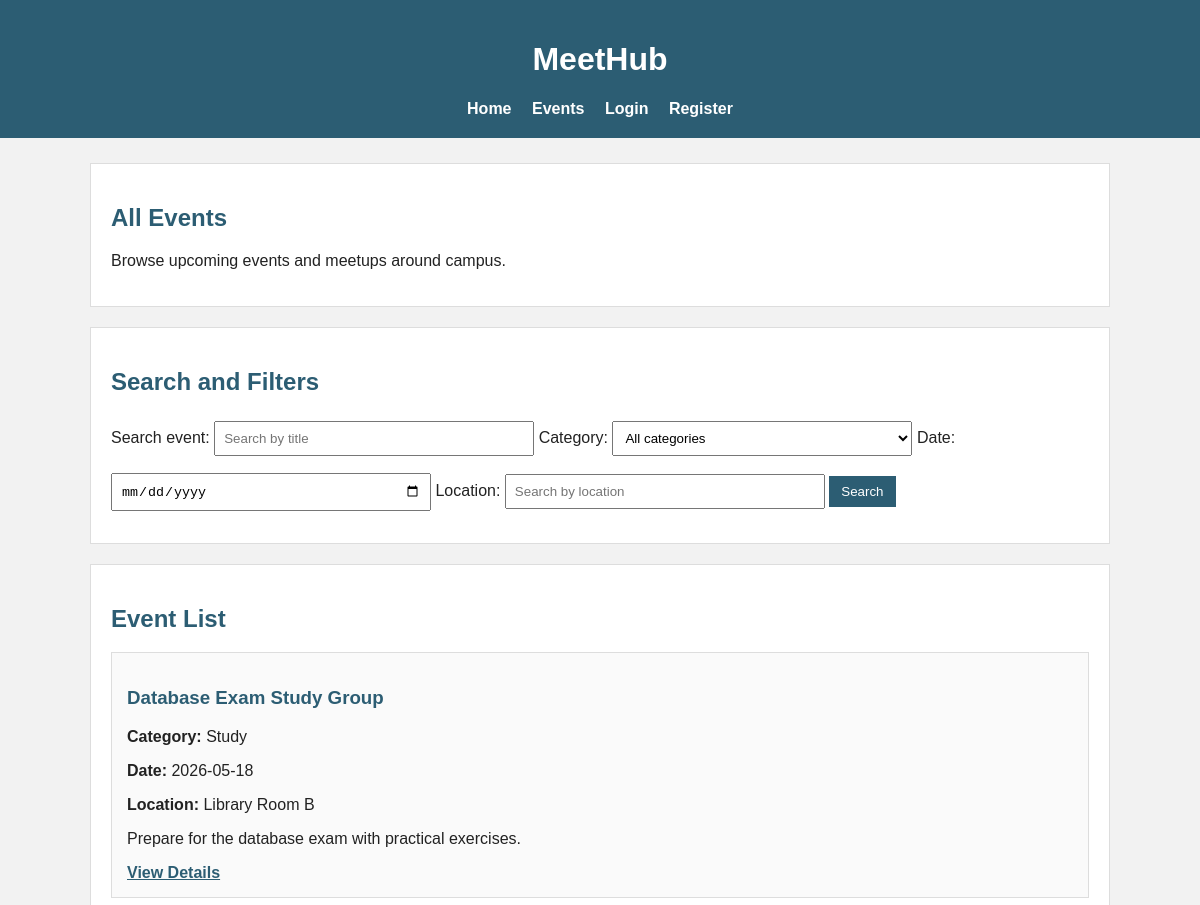
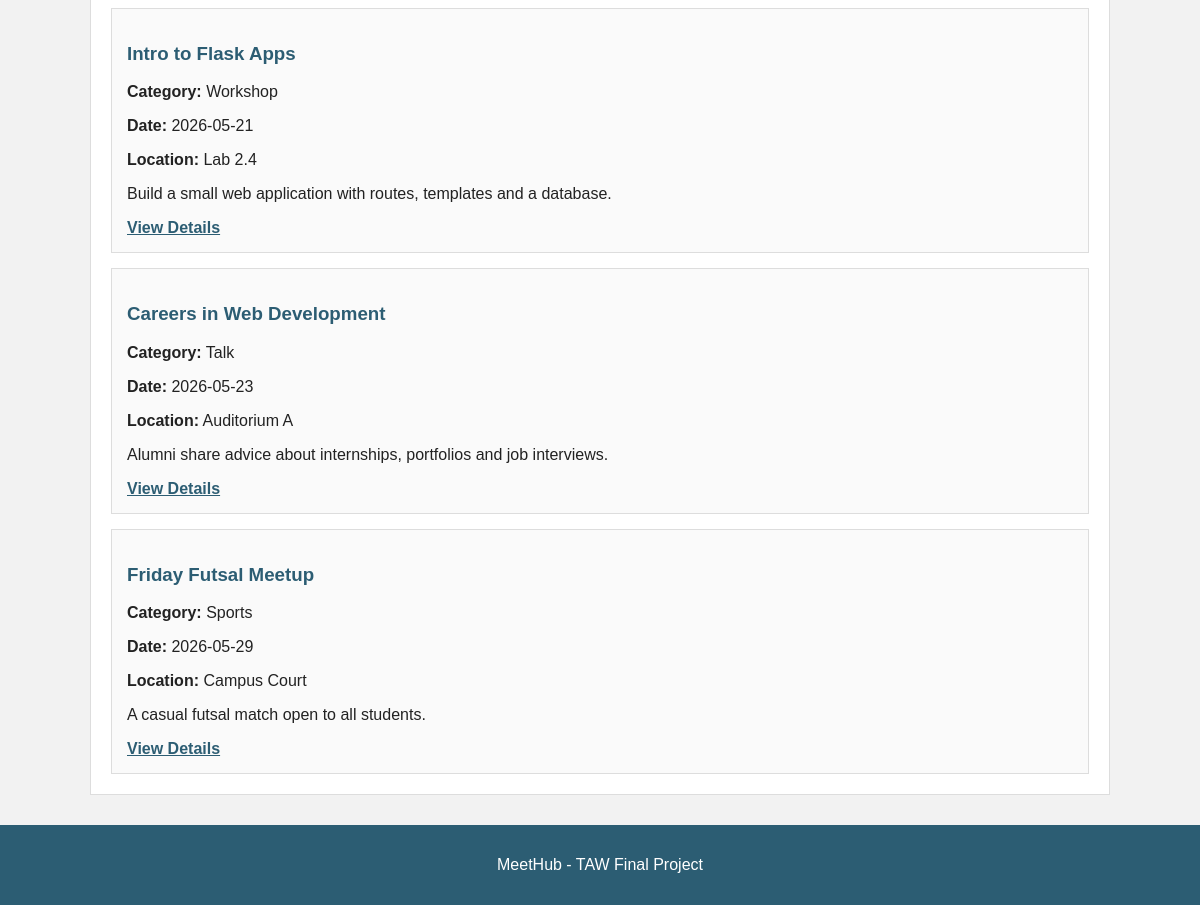
The app's page /events with its own data (2 pictures, top to bottom).
### models.py (models this page shows)
class BaseModel(Model):
    class Meta:
        database = db

class Event(BaseModel):
    title = CharField()
    short_description = CharField()
    description = TextField()
    date = DateField()
    time = TimeField()
    location = CharField()
    organizer = CharField()
    max_participants = IntegerField(default=30)
    category = ForeignKeyField(Category, backref="events")

class Category(BaseModel):
    name = CharField(unique=True)

### app.py (the view)
@app.route("/events")
def events():
    search = request.args.get("search", "")
    category_id = request.args.get("category", "")
    event_date = request.args.get("date", "")
    location = request.args.get("location", "")
    query = Event.select()
    if search:
        query = query.where(Event.title.contains(search))
    if category_id:
        query = query.where(Event.category == category_id)
    if event_date:
        query = query.where(Event.date == event_date)
    if location:
        query = query.where(Event.location.contains(location))
    query = query.order_by(Event.date.asc(), Event.time.asc())
    categories = Category.select()
    return render_template(
        "events.html",
        events=query,
        categories=categories,
        search=search,
        selected_category=category_id,
        event_date=event_date,
        location=location,
        user=current_user()
    )

### app.py (called while the page is built)
@app.before_request
def before_request():
    db.connect(reuse_if_open=True)

@app.after_request
def after_request(response):
    if not db.is_closed():
        db.close()
    return response

def current_user():
    if "user_id" in session:
        return User.get_or_none(User.id == session["user_id"])
    return None

### templates/events.html (shortened to what this page needs)
{% extends "base.html" %}
{% block content %}
<section>
  <h2>All Events</h2>
  <p>Browse upcoming events and meetups around campus.</p>
</section>
<section>
  <h2>Search and Filters</h2>
  <form method="get">
    <label for="search">Search event:</label>
    <input type="text" id="search" name="search" value="{{ search }}" placeholder="Search by title">
    <label for="category">Category:</label>
    <select id="category" name="category">
      <option value="">All categories</option>
    </select>
    <label for="date">Date:</label>
    <input type="date" id="date" name="date" value="{{ event_date }}">
    <label for="location">Location:</label>
    <input type="text" id="location" name="location" value="{{ location }}" placeholder="Search by location">
    <button type="submit">Search</button>
  </form>
</section>
<section>
  <h2>Event List</h2>
  {% for event in events %}
    <article>
      <h3>{{ event.title }}</h3>
      <p><strong>Category:</strong> {{ event.category.name }}</p>
      <p><strong>Date:</strong> {{ event.date }}</p>
      <p><strong>Location:</strong> {{ event.location }}</p>
      <p>{{ event.short_description }}</p>
      <a href="{{ url_for('event_detail', event_id=event.id) }}">View Details</a>
    </article>
  {% else %}
    <p>No events found.</p>
  {% endfor %}
</section>
{% endblock %}

### templates/base.html (shortened to what this page needs)
<!DOCTYPE html>
<html lang="en">
<head>
  <link rel="stylesheet" href="{{ url_for('static', filename='style.css') }}">
</head>
<body>
  <header>
    <h1>MeetHub</h1>
    <nav>
      <a href="{{ url_for('index') }}">Home</a>
      <a href="{{ url_for('events') }}">Events</a>
      {% if user %}
        <a href="{{ url_for('user_area') }}">My Events</a>
        {% if user.is_admin %}
          <a href="{{ url_for('admin_events') }}">Backoffice</a>
        {% endif %}
        <a href="{{ url_for('logout') }}">Logout</a>
      {% else %}
        <a href="{{ url_for('login') }}">Login</a>
        <a href="{{ url_for('register') }}">Register</a>
      {% endif %}
    </nav>
  </header>
  <main>
    {% block content %}{% endblock %}
  </main>
  <footer>
    <p>MeetHub - TAW Final Project</p>
  </footer>
</body>
</html>

### static/style.css (style rules this page uses)
body { font-family: Arial, sans-serif; background-color: #f2f2f2; margin: 0; color: #222; }
header { background-color: #2c5d73; color: white; padding: 20px; text-align: center; }
nav { margin-top: 10px; }
nav a, header div a { color: white; margin: 0 8px; text-decoration: none; }
main { width: 85%; margin: 25px auto; }
section { background-color: white; padding: 20px; margin-bottom: 20px; border: 1px solid #ddd; }
article { background-color: #fafafa; padding: 15px; margin-top: 15px; border: 1px solid #ddd; }
h1, h2, h3 { color: #2c5d73; }
header h1 { color: white; }
a { color: #2c5d73; font-weight: bold; }
button, .button { background-color: #2c5d73; color: white; padding: 8px 12px; border: none; text-decoration: none; display: inline-block; margin-top: 8px; }
input, select { padding: 8px; margin: 5px 0 12px 0; width: 100%; max-width: 300px; }
footer { background-color: #2c5d73; color: white; text-align: center; padding: 15px; margin-top: 30px; }

### records on screen
Event: title "Database Exam Study Group", category.name "Study", date "2026-05-18", location "Library Room B", short_description "Prepare for the database exam with practical exercises."
Event: title "Intro to Flask Apps", category.name "Workshop", date "2026-05-21", location "Lab 2.4", short_description "Build a small web application with routes, templates and a database."
Event: title "Careers in Web Development", category.name "Talk", date "2026-05-23", location "Auditorium A", short_description "Alumni share advice about internships, portfolios and job interviews."
Event: title "Friday Futsal Meetup", category.name "Sports", date "2026-05-29", location "Campus Court", short_description "A casual futsal match open to all students."
